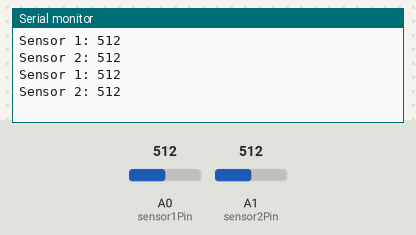
Recording of a sketch running on a simulated Arduino Uno, built with avr-gcc and run on an emulated ATmega328P. Shown: the last lines printed to the serial monitor. The inputs (shaded band) are chosen by the test bench; at power-on: A0 (sensor1Pin) = 512, A1 (sensor2Pin) = 512.

Above: at 1.8 s.
1.9 s: A0 (sensor1Pin) set to 716
At 2.8 s:
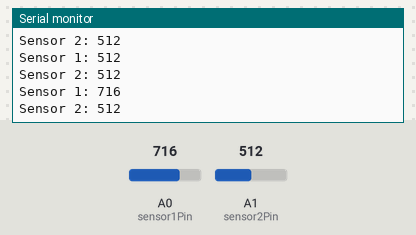
3.4 s: A1 (sensor2Pin) set to 716
At 4.7 s:
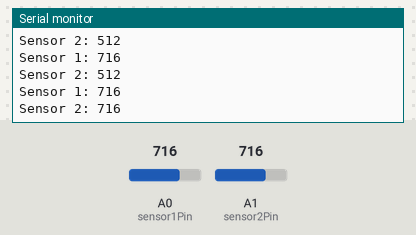
4.9 s: A0 (sensor1Pin) set to 900
At 5.5 s:
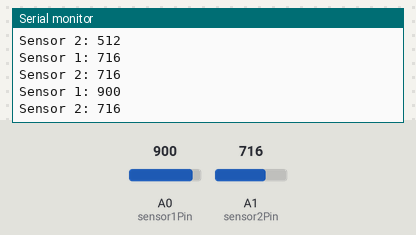
6.4 s: A1 (sensor2Pin) set to 900
At 7.8 s:
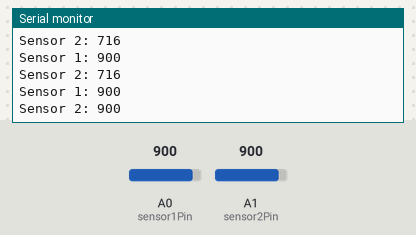
Timing chart, 0 to 8.9 s (numbered marks = the images above; inputs shaded):
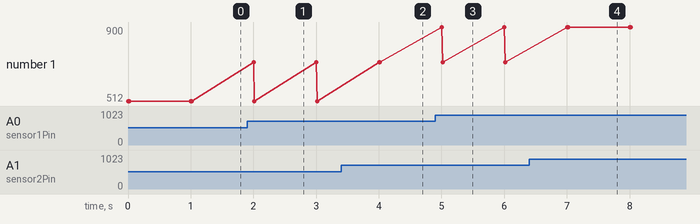

The sketch:

sensor_advanced.ino
```cpp
// trying out multiple sensors

int sensor1Pin = A0;
int sensor2Pin = A1;
int sensor1Value = 0;
int sensor2Value = 0;

void setup()
{
  Serial.begin(9600); // start serial communication
}

void loop() {
  sensor1Value = analogRead(sensor1Pin);
  sensor2Value = analogRead(sensor2Pin);
  Serial.print("Sensor 1: ");
  Serial.println(sensor1Value);
  Serial.print("Sensor 2: ");
  Serial.println(sensor2Value);

  delay(1000);
} 
```

Measured:
- after the input at 1.9 s, the serial monitor: prints a new line after 0.10 s (image 1)
- after the input at 3.4 s, the serial monitor: prints a new line after 0.62 s (image 2)
- after the input at 4.9 s, the serial monitor: prints a new line after 0.10 s (image 3)
- after the input at 6.4 s, the serial monitor: prints a new line after 0.62 s (image 4)
